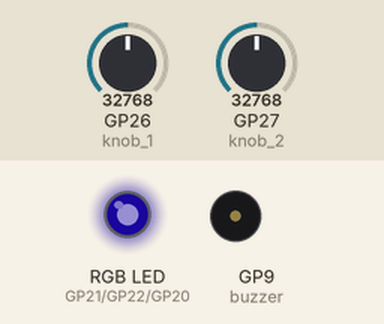
Recording of a program running on a simulated Raspberry Pi Pico running MicroPython. Shown: an RGB LED mixed from three pins (HIGH = lit), buzzer (waves = sounding). Inputs (shaded band) come from the test bench; at power-on: GP27 (knob_2) = 32768, GP26 (knob_1) = 32768 (analog values on the 0–65535 scale). Dim RGB values are drawn brighter than linear; random numbers come from a fixed seed; what the program prints to the serial console is not drawn.

Above: at 1.2 s.
1.3 s: GP27 (knob_2) set to 57670
At 1.55 s:
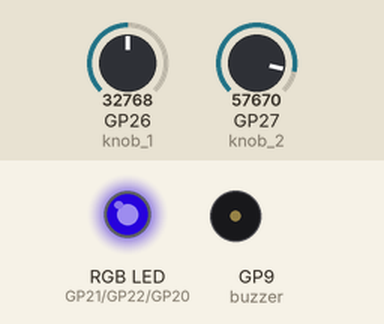
4.3 s: GP26 (knob_1) set to 57670
At 5.5 s:
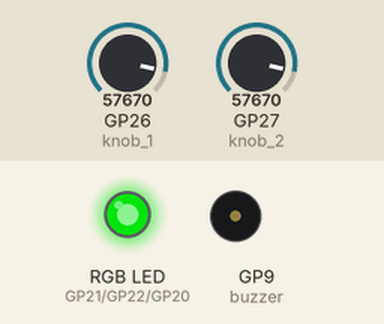
7.3 s: GP26 (knob_1) set to 7864
At 7.47 s:
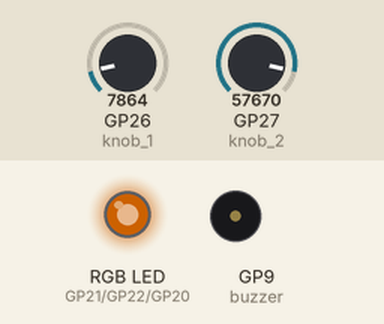
10.3 s: GP27 (knob_2) set to 0
At 12.1 s:
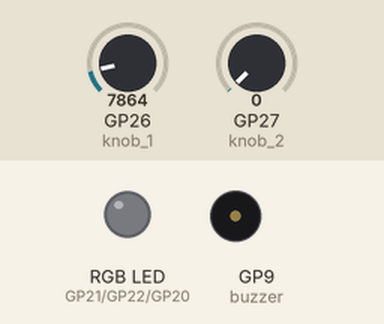
13.3 s: GP27 (knob_2) set to 32767
At 13.7 s:
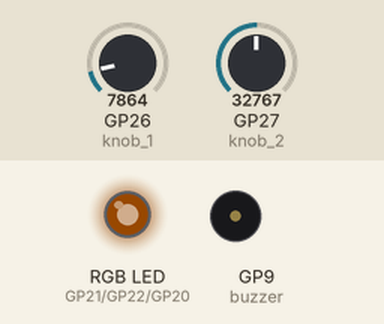
16.3 s: GP26 (knob_1) set to 0
At 16.57 s:
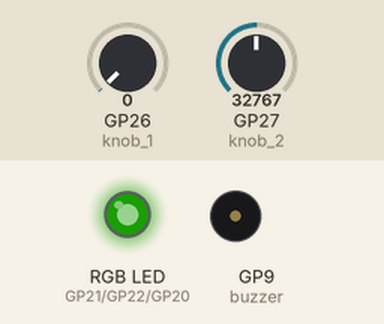
Timing chart, 0 to 20.3 s (numbered marks = the images above; inputs shaded):
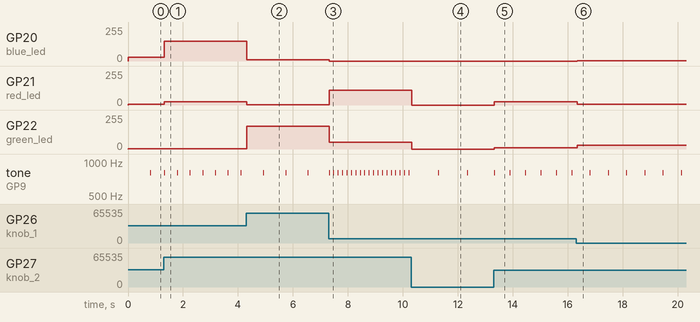

The program:

Color_Match.py
```python
# ==========================================================
# MASTERY PROJECT 8: THE COLOR MATCH CHALLENGE
# Goal: Find the "Hidden Color" chosen by the Pico.
# Use Knob 1 for Hue and Knob 2 for Brightness.
# The Buzzer will beep faster as you get closer!
#
# ENGINEERING INSIGHT:
# This project introduces "Proximity Feedback Loops."
# Engineers use these to help humans or machines "home in"
# on a target. By calculating the "Error" (the distance
# from the goal) and turning it into sound, we create
# a real-time guidance system.
# ==========================================================

from machine import Pin, PWM, ADC
import time
import random
import math

# ----------------------------------------------------------
# 1. HARDWARE SETUP
# ----------------------------------------------------------
red_led   = PWM(Pin(21), freq=1000)
green_led = PWM(Pin(22), freq=1000)
blue_led  = PWM(Pin(20), freq=1000)

knob_1 = ADC(Pin(26)) # Hue
knob_2 = ADC(Pin(27)) # Brightness

buzzer = PWM(Pin(9))

gamma = 2.8

def set_rgb_gamma(r_p, g_p, b_p):
    r_duty = int((max(0, r_p / 100) ** gamma) * 65535)
    g_duty = int((max(0, g_p / 100) ** gamma) * 65535)
    b_duty = int((max(0, b_p / 100) ** gamma) * 65535)

    red_led.duty_u16(r_duty)
    green_led.duty_u16(g_duty)
    blue_led.duty_u16(b_duty)

def get_hue_color(hue_percent):
    """Translates 0-100% into RGB percentages."""
    angle = (hue_percent / 100) * 6.28  # 0 to 2*PI
    r = (math.sin(angle) + 1) * 50
    g = (math.sin(angle + 2.1) + 1) * 50
    b = (math.sin(angle + 4.2) + 1) * 50
    return r, g, b

# ----------------------------------------------------------
# 2. GAME SETUP
# ----------------------------------------------------------
# Generate a random target Hue and Brightness
target_hue = random.randint(0, 100)
target_bright = random.randint(20, 100)

print(f"SYSTEM: Target Color Generated. Searching...")

last_beep = time.ticks_ms()

try:
    while True:
        # A: Read current Knob inputs
        k1 = (knob_1.read_u16() / 65535) * 100
        k2 = (knob_2.read_u16() / 65535) * 100

        # B: Show the user's current color
        r_base, g_base, b_base = get_hue_color(k1)
        scale = k2 / 100
        set_rgb_gamma(r_base * scale, g_base * scale, b_base * scale)

        # C: Calculate "The Error" (How far are we from target?)
        hue_err = abs(k1 - target_hue)
        brt_err = abs(k2 - target_bright)
        total_err = (hue_err + brt_err) / 2

        # D: VICTORY LOGIC
        if total_err < 3: # If error is less than 3%
            print("MATCH FOUND! Congratulations.")
            # Victory Sound
            for f in range(1000, 3000, 200):
                buzzer.freq(f)
                buzzer.duty_u16(10000)
                time.sleep(0.05)
            buzzer.duty_u16(0)
            break

        # E: PROXIMITY AUDIO (Geiger Counter)
        # The closer you are (lower error), the shorter the beep delay.
        beep_delay = 50 + (total_err * 20) # 50ms to 2000ms delay

        if time.ticks_diff(time.ticks_ms(), last_beep) > beep_delay:
            # Chirp!
            buzzer.freq(800)
            buzzer.duty_u16(5000)
            time.sleep(0.01)
            buzzer.duty_u16(0)
            last_beep = time.ticks_ms()

        time.sleep(0.05)

except KeyboardInterrupt:
    set_rgb_gamma(0, 0, 0)
    buzzer.duty_u16(0)
    print("\nGame Stopped.")
```

Measured:
- after the input at 1.3 s, GP20 (blue_led): 30/255 → 148/255 at once; GP21 (red_led): 5/255 → 26/255 at once
- after the input at 4.3 s, GP20 (blue_led): 148/255 → 10/255 at once; GP21 (red_led): 26/255 → 1/255 at once; GP22 (green_led): 1/255 → 172/255 at once
- after the input at 7.3 s, GP20 (blue_led): 10/255 → 0/255 at once; GP21 (red_led): 1/255 → 110/255 at once; GP22 (green_led): 172/255 → 52/255 at once
- after the input at 10.3 s, GP21 (red_led): 110/255 → 0/255 at once; GP22 (green_led): 52/255 → 0/255 at once
- after the input at 13.3 s, GP21 (red_led): 0/255 → 23/255 at once; GP22 (green_led): 0/255 → 11/255 at once
- after the input at 16.3 s, GP20 (blue_led): 0/255 → 1/255 after 0.05 s; GP21 (red_led): 23/255 → 5/255 after 0.05 s; GP22 (green_led): 11/255 → 30/255 after 0.05 s
- by itself, tone on GP9 (buzzer): alternates 800 Hz for 0.01 s and silent for 0.65 s
